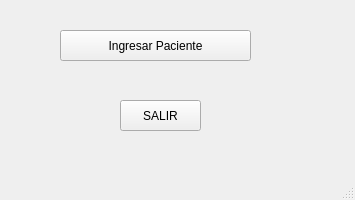
<?xml version="1.0" encoding="UTF-8"?>
<ui version="4.0">
 <class>MainWindow</class>
 <widget class="QMainWindow" name="MainWindow">
  <property name="geometry">
   <rect>
    <x>0</x>
    <y>0</y>
    <width>355</width>
    <height>200</height>
   </rect>
  </property>
  <property name="windowTitle">
   <string>MainWindow</string>
  </property>
  <widget class="QWidget" name="centralwidget">
   <widget class="QPushButton" name="boton_ingresarp">
    <property name="geometry">
     <rect>
      <x>60</x>
      <y>30</y>
      <width>191</width>
      <height>31</height>
     </rect>
    </property>
    <property name="text">
     <string>Ingresar Paciente</string>
    </property>
   </widget>
   <widget class="QPushButton" name="boton_salir">
    <property name="geometry">
     <rect>
      <x>120</x>
      <y>100</y>
      <width>81</width>
      <height>31</height>
     </rect>
    </property>
    <property name="text">
     <string>SALIR</string>
    </property>
   </widget>
  </widget>
  <widget class="QMenuBar" name="menubar">
   <property name="geometry">
    <rect>
     <x>0</x>
     <y>0</y>
     <width>355</width>
     <height>21</height>
    </rect>
   </property>
  </widget>
  <widget class="QStatusBar" name="statusbar"/>
 </widget>
 <resources/>
 <connections/>
</ui>
